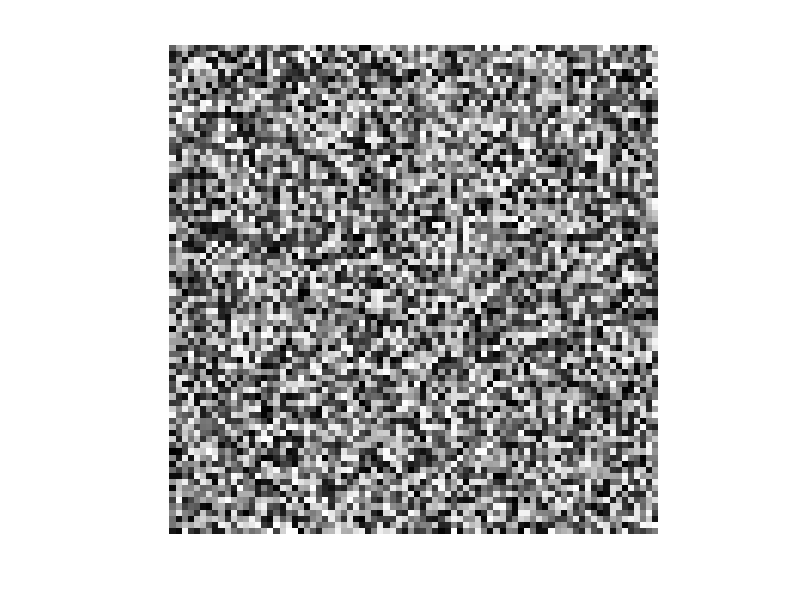

MATLAB code for this plot:
% imshow(rot90(1-D))
% haha=rot90(1-D);
% imshow(haha,[])

% imshow(rot90(1-D))
haha=rand(80);

% L = logical(1-haha)
% A = [1 -3 2;5 4 7;-8 1 3];
% L = logical(mod(A,2))
imshow(haha,[])